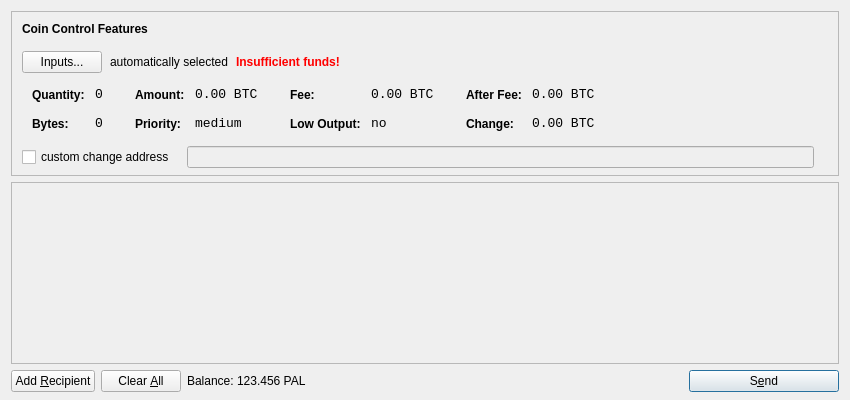
<?xml version="1.0" encoding="UTF-8"?>
<ui version="4.0">
 <class>SendCoinsDialog</class>
 <widget class="QDialog" name="SendCoinsDialog">
  <property name="geometry">
   <rect>
    <x>0</x>
    <y>0</y>
    <width>850</width>
    <height>400</height>
   </rect>
  </property>
  <property name="windowTitle">
   <string>Send Coins</string>
  </property>
  <layout class="QVBoxLayout" name="verticalLayout" stretch="0,1,0">
   <property name="bottomMargin">
    <number>8</number>
   </property>
   <item>
    <widget class="QFrame" name="frameCoinControl">
     <property name="sizePolicy">
      <sizepolicy hsizetype="Expanding" vsizetype="Expanding">
       <horstretch>0</horstretch>
       <verstretch>0</verstretch>
      </sizepolicy>
     </property>
     <property name="maximumSize">
      <size>
       <width>16777215</width>
       <height>16777215</height>
      </size>
     </property>
     <property name="frameShape">
      <enum>QFrame::StyledPanel</enum>
     </property>
     <property name="frameShadow">
      <enum>QFrame::Sunken</enum>
     </property>
     <layout class="QVBoxLayout" name="verticalLayoutCoinControl2">
      <property name="spacing">
       <number>-1</number>
      </property>
      <property name="leftMargin">
       <number>0</number>
      </property>
      <property name="topMargin">
       <number>0</number>
      </property>
      <property name="rightMargin">
       <number>0</number>
      </property>
      <property name="bottomMargin">
       <number>6</number>
      </property>
      <item>
       <layout class="QVBoxLayout" name="verticalLayoutCoinControl" stretch="0,0,0,0,1">
        <property name="spacing">
         <number>0</number>
        </property>
        <property name="leftMargin">
         <number>10</number>
        </property>
        <property name="topMargin">
         <number>10</number>
        </property>
        <item>
         <layout class="QHBoxLayout" name="horizontalLayoutCoinControl1">
          <property name="bottomMargin">
           <number>15</number>
          </property>
          <item>
           <widget class="QLabel" name="labelCoinControlFeatures">
            <property name="sizePolicy">
             <sizepolicy hsizetype="Preferred" vsizetype="Maximum">
              <horstretch>0</horstretch>
              <verstretch>0</verstretch>
             </sizepolicy>
            </property>
            <property name="font">
             <font>
              <weight>75</weight>
              <bold>true</bold>
             </font>
            </property>
            <property name="styleSheet">
             <string notr="true">font-weight:bold;</string>
            </property>
            <property name="text">
             <string>Coin Control Features</string>
            </property>
           </widget>
          </item>
         </layout>
        </item>
        <item>
         <layout class="QHBoxLayout" name="horizontalLayoutCoinControl2" stretch="0,0,0,0">
          <property name="spacing">
           <number>8</number>
          </property>
          <property name="bottomMargin">
           <number>10</number>
          </property>
          <item>
           <widget class="QPushButton" name="pushButtonCoinControl">
            <property name="styleSheet">
             <string notr="true"/>
            </property>
            <property name="text">
             <string>Inputs...</string>
            </property>
           </widget>
          </item>
          <item>
           <widget class="QLabel" name="labelCoinControlAutomaticallySelected">
            <property name="text">
             <string>automatically selected</string>
            </property>
            <property name="margin">
             <number>5</number>
            </property>
           </widget>
          </item>
          <item>
           <widget class="QLabel" name="labelCoinControlInsuffFunds">
            <property name="font">
             <font>
              <weight>75</weight>
              <bold>true</bold>
             </font>
            </property>
            <property name="styleSheet">
             <string notr="true">color:red;font-weight:bold;</string>
            </property>
            <property name="text">
             <string>Insufficient funds!</string>
            </property>
            <property name="margin">
             <number>5</number>
            </property>
           </widget>
          </item>
          <item>
           <spacer name="horizontalSpacerCoinControl">
            <property name="orientation">
             <enum>Qt::Horizontal</enum>
            </property>
            <property name="sizeHint" stdset="0">
             <size>
              <width>40</width>
              <height>1</height>
             </size>
            </property>
           </spacer>
          </item>
         </layout>
        </item>
        <item>
         <widget class="QWidget" name="widgetCoinControl" native="true">
          <property name="sizePolicy">
           <sizepolicy hsizetype="Preferred" vsizetype="Preferred">
            <horstretch>0</horstretch>
            <verstretch>0</verstretch>
           </sizepolicy>
          </property>
          <property name="minimumSize">
           <size>
            <width>0</width>
            <height>0</height>
           </size>
          </property>
          <property name="styleSheet">
           <string notr="true"/>
          </property>
          <layout class="QHBoxLayout" name="horizontalLayoutCoinControl5">
           <property name="margin">
            <number>0</number>
           </property>
           <item>
            <layout class="QHBoxLayout" name="horizontalLayoutCoinControl3" stretch="0,0,0,1">
             <property name="spacing">
              <number>20</number>
             </property>
             <property name="topMargin">
              <number>0</number>
             </property>
             <property name="bottomMargin">
              <number>10</number>
             </property>
             <item>
              <layout class="QFormLayout" name="formLayoutCoinControl1">
               <property name="horizontalSpacing">
                <number>10</number>
               </property>
               <property name="verticalSpacing">
                <number>14</number>
               </property>
               <property name="leftMargin">
                <number>10</number>
               </property>
               <property name="topMargin">
                <number>4</number>
               </property>
               <property name="rightMargin">
                <number>6</number>
               </property>
               <item row="0" column="0">
                <widget class="QLabel" name="labelCoinControlQuantityText">
                 <property name="styleSheet">
                  <string notr="true">font-weight:bold;</string>
                 </property>
                 <property name="text">
                  <string>Quantity:</string>
                 </property>
                 <property name="margin">
                  <number>0</number>
                 </property>
                </widget>
               </item>
               <item row="0" column="1">
                <widget class="QLabel" name="labelCoinControlQuantity">
                 <property name="font">
                  <font>
                   <family>Monospace</family>
                   <pointsize>10</pointsize>
                  </font>
                 </property>
                 <property name="cursor">
                  <cursorShape>IBeamCursor</cursorShape>
                 </property>
                 <property name="contextMenuPolicy">
                  <enum>Qt::ActionsContextMenu</enum>
                 </property>
                 <property name="text">
                  <string notr="true">0</string>
                 </property>
                 <property name="margin">
                  <number>0</number>
                 </property>
                 <property name="textInteractionFlags">
                  <set>Qt::LinksAccessibleByMouse|Qt::TextSelectableByKeyboard|Qt::TextSelectableByMouse</set>
                 </property>
                </widget>
               </item>
               <item row="1" column="0">
                <widget class="QLabel" name="labelCoinControlBytesText">
                 <property name="styleSheet">
                  <string notr="true">font-weight:bold;</string>
                 </property>
                 <property name="text">
                  <string>Bytes:</string>
                 </property>
                </widget>
               </item>
               <item row="1" column="1">
                <widget class="QLabel" name="labelCoinControlBytes">
                 <property name="font">
                  <font>
                   <family>Monospace</family>
                   <pointsize>10</pointsize>
                  </font>
                 </property>
                 <property name="cursor">
                  <cursorShape>IBeamCursor</cursorShape>
                 </property>
                 <property name="contextMenuPolicy">
                  <enum>Qt::ActionsContextMenu</enum>
                 </property>
                 <property name="text">
                  <string notr="true">0</string>
                 </property>
                 <property name="textInteractionFlags">
                  <set>Qt::LinksAccessibleByMouse|Qt::TextSelectableByKeyboard|Qt::TextSelectableByMouse</set>
                 </property>
                </widget>
               </item>
              </layout>
             </item>
             <item>
              <layout class="QFormLayout" name="formLayoutCoinControl2">
               <property name="horizontalSpacing">
                <number>10</number>
               </property>
               <property name="verticalSpacing">
                <number>14</number>
               </property>
               <property name="leftMargin">
                <number>6</number>
               </property>
               <property name="topMargin">
                <number>4</number>
               </property>
               <property name="rightMargin">
                <number>6</number>
               </property>
               <item row="0" column="0">
                <widget class="QLabel" name="labelCoinControlAmountText">
                 <property name="styleSheet">
                  <string notr="true">font-weight:bold;</string>
                 </property>
                 <property name="text">
                  <string>Amount:</string>
                 </property>
                 <property name="margin">
                  <number>0</number>
                 </property>
                </widget>
               </item>
               <item row="0" column="1">
                <widget class="QLabel" name="labelCoinControlAmount">
                 <property name="font">
                  <font>
                   <family>Monospace</family>
                   <pointsize>10</pointsize>
                  </font>
                 </property>
                 <property name="cursor">
                  <cursorShape>IBeamCursor</cursorShape>
                 </property>
                 <property name="contextMenuPolicy">
                  <enum>Qt::ActionsContextMenu</enum>
                 </property>
                 <property name="text">
                  <string notr="true">0.00 BTC</string>
                 </property>
                 <property name="textInteractionFlags">
                  <set>Qt::LinksAccessibleByMouse|Qt::TextSelectableByKeyboard|Qt::TextSelectableByMouse</set>
                 </property>
                </widget>
               </item>
               <item row="1" column="0">
                <widget class="QLabel" name="labelCoinControlPriorityText">
                 <property name="styleSheet">
                  <string notr="true">font-weight:bold;</string>
                 </property>
                 <property name="text">
                  <string>Priority:</string>
                 </property>
                </widget>
               </item>
               <item row="1" column="1">
                <widget class="QLabel" name="labelCoinControlPriority">
                 <property name="font">
                  <font>
                   <family>Monospace</family>
                   <pointsize>10</pointsize>
                  </font>
                 </property>
                 <property name="cursor">
                  <cursorShape>IBeamCursor</cursorShape>
                 </property>
                 <property name="contextMenuPolicy">
                  <enum>Qt::ActionsContextMenu</enum>
                 </property>
                 <property name="text">
                  <string>medium</string>
                 </property>
                 <property name="textInteractionFlags">
                  <set>Qt::LinksAccessibleByMouse|Qt::TextSelectableByKeyboard|Qt::TextSelectableByMouse</set>
                 </property>
                </widget>
               </item>
              </layout>
             </item>
             <item>
              <layout class="QFormLayout" name="formLayoutCoinControl3">
               <property name="horizontalSpacing">
                <number>10</number>
               </property>
               <property name="verticalSpacing">
                <number>14</number>
               </property>
               <property name="leftMargin">
                <number>6</number>
               </property>
               <property name="topMargin">
                <number>4</number>
               </property>
               <property name="rightMargin">
                <number>6</number>
               </property>
               <item row="0" column="0">
                <widget class="QLabel" name="labelCoinControlFeeText">
                 <property name="styleSheet">
                  <string notr="true">font-weight:bold;</string>
                 </property>
                 <property name="text">
                  <string>Fee:</string>
                 </property>
                 <property name="margin">
                  <number>0</number>
                 </property>
                </widget>
               </item>
               <item row="0" column="1">
                <widget class="QLabel" name="labelCoinControlFee">
                 <property name="font">
                  <font>
                   <family>Monospace</family>
                   <pointsize>10</pointsize>
                  </font>
                 </property>
                 <property name="cursor">
                  <cursorShape>IBeamCursor</cursorShape>
                 </property>
                 <property name="contextMenuPolicy">
                  <enum>Qt::ActionsContextMenu</enum>
                 </property>
                 <property name="text">
                  <string notr="true">0.00 BTC</string>
                 </property>
                 <property name="textInteractionFlags">
                  <set>Qt::LinksAccessibleByMouse|Qt::TextSelectableByKeyboard|Qt::TextSelectableByMouse</set>
                 </property>
                </widget>
               </item>
               <item row="1" column="0">
                <widget class="QLabel" name="labelCoinControlLowOutputText">
                 <property name="styleSheet">
                  <string notr="true">font-weight:bold;</string>
                 </property>
                 <property name="text">
                  <string>Low Output:</string>
                 </property>
                </widget>
               </item>
               <item row="1" column="1">
                <widget class="QLabel" name="labelCoinControlLowOutput">
                 <property name="font">
                  <font>
                   <family>Monospace</family>
                   <pointsize>10</pointsize>
                  </font>
                 </property>
                 <property name="cursor">
                  <cursorShape>IBeamCursor</cursorShape>
                 </property>
                 <property name="contextMenuPolicy">
                  <enum>Qt::ActionsContextMenu</enum>
                 </property>
                 <property name="text">
                  <string>no</string>
                 </property>
                 <property name="textInteractionFlags">
                  <set>Qt::LinksAccessibleByMouse|Qt::TextSelectableByKeyboard|Qt::TextSelectableByMouse</set>
                 </property>
                </widget>
               </item>
              </layout>
             </item>
             <item>
              <layout class="QFormLayout" name="formLayoutCoinControl4">
               <property name="horizontalSpacing">
                <number>10</number>
               </property>
               <property name="verticalSpacing">
                <number>14</number>
               </property>
               <property name="leftMargin">
                <number>6</number>
               </property>
               <property name="topMargin">
                <number>4</number>
               </property>
               <property name="rightMargin">
                <number>6</number>
               </property>
               <item row="0" column="0">
                <widget class="QLabel" name="labelCoinControlAfterFeeText">
                 <property name="styleSheet">
                  <string notr="true">font-weight:bold;</string>
                 </property>
                 <property name="text">
                  <string>After Fee:</string>
                 </property>
                 <property name="margin">
                  <number>0</number>
                 </property>
                </widget>
               </item>
               <item row="0" column="1">
                <widget class="QLabel" name="labelCoinControlAfterFee">
                 <property name="font">
                  <font>
                   <family>Monospace</family>
                   <pointsize>10</pointsize>
                  </font>
                 </property>
                 <property name="cursor">
                  <cursorShape>IBeamCursor</cursorShape>
                 </property>
                 <property name="contextMenuPolicy">
                  <enum>Qt::ActionsContextMenu</enum>
                 </property>
                 <property name="text">
                  <string notr="true">0.00 BTC</string>
                 </property>
                 <property name="textInteractionFlags">
                  <set>Qt::LinksAccessibleByMouse|Qt::TextSelectableByKeyboard|Qt::TextSelectableByMouse</set>
                 </property>
                </widget>
               </item>
               <item row="1" column="0">
                <widget class="QLabel" name="labelCoinControlChangeText">
                 <property name="styleSheet">
                  <string notr="true">font-weight:bold;</string>
                 </property>
                 <property name="text">
                  <string>Change:</string>
                 </property>
                </widget>
               </item>
               <item row="1" column="1">
                <widget class="QLabel" name="labelCoinControlChange">
                 <property name="font">
                  <font>
                   <family>Monospace</family>
                   <pointsize>10</pointsize>
                  </font>
                 </property>
                 <property name="cursor">
                  <cursorShape>IBeamCursor</cursorShape>
                 </property>
                 <property name="contextMenuPolicy">
                  <enum>Qt::ActionsContextMenu</enum>
                 </property>
                 <property name="text">
                  <string notr="true">0.00 BTC</string>
                 </property>
                 <property name="textInteractionFlags">
                  <set>Qt::LinksAccessibleByMouse|Qt::TextSelectableByKeyboard|Qt::TextSelectableByMouse</set>
                 </property>
                </widget>
               </item>
              </layout>
             </item>
            </layout>
           </item>
          </layout>
         </widget>
        </item>
        <item>
         <layout class="QHBoxLayout" name="horizontalLayoutCoinControl4" stretch="0,0,0">
          <property name="spacing">
           <number>12</number>
          </property>
          <property name="sizeConstraint">
           <enum>QLayout::SetDefaultConstraint</enum>
          </property>
          <property name="topMargin">
           <number>5</number>
          </property>
          <property name="rightMargin">
           <number>5</number>
          </property>
          <item>
           <widget class="QCheckBox" name="checkBoxCoinControlChange">
            <property name="text">
             <string>custom change address</string>
            </property>
           </widget>
          </item>
          <item>
           <widget class="QLineEdit" name="lineEditCoinControlChange">
            <property name="enabled">
             <bool>false</bool>
            </property>
            <property name="sizePolicy">
             <sizepolicy hsizetype="Expanding" vsizetype="Fixed">
              <horstretch>0</horstretch>
              <verstretch>0</verstretch>
             </sizepolicy>
            </property>
           </widget>
          </item>
          <item>
           <widget class="QLabel" name="labelCoinControlChangeLabel">
            <property name="sizePolicy">
             <sizepolicy hsizetype="Preferred" vsizetype="Expanding">
              <horstretch>0</horstretch>
              <verstretch>0</verstretch>
             </sizepolicy>
            </property>
            <property name="minimumSize">
             <size>
              <width>0</width>
              <height>0</height>
             </size>
            </property>
            <property name="text">
             <string/>
            </property>
            <property name="margin">
             <number>3</number>
            </property>
           </widget>
          </item>
         </layout>
        </item>
        <item>
         <spacer name="verticalSpacerCoinControl">
          <property name="orientation">
           <enum>Qt::Vertical</enum>
          </property>
          <property name="sizeHint" stdset="0">
           <size>
            <width>800</width>
            <height>1</height>
           </size>
          </property>
         </spacer>
        </item>
       </layout>
      </item>
     </layout>
    </widget>
   </item>
   <item>
    <widget class="QScrollArea" name="scrollArea">
     <property name="widgetResizable">
      <bool>true</bool>
     </property>
     <widget class="QWidget" name="scrollAreaWidgetContents">
      <property name="geometry">
       <rect>
        <x>0</x>
        <y>0</y>
        <width>830</width>
        <height>165</height>
       </rect>
      </property>
      <layout class="QVBoxLayout" name="verticalLayout_2">
       <property name="margin">
        <number>0</number>
       </property>
       <item>
        <layout class="QVBoxLayout" name="entries">
         <property name="spacing">
          <number>6</number>
         </property>
        </layout>
       </item>
       <item>
        <spacer name="verticalSpacer">
         <property name="orientation">
          <enum>Qt::Vertical</enum>
         </property>
         <property name="sizeHint" stdset="0">
          <size>
           <width>20</width>
           <height>40</height>
          </size>
         </property>
        </spacer>
       </item>
      </layout>
     </widget>
    </widget>
   </item>
   <item>
    <layout class="QHBoxLayout" name="horizontalLayout">
     <item>
      <widget class="QPushButton" name="addButton">
       <property name="toolTip">
        <string>Send to multiple recipients at once</string>
       </property>
       <property name="text">
        <string>Add &amp;Recipient</string>
       </property>
       <property name="icon">
        <iconset resource="../bitcoin.qrc">
         <normaloff>:/icons/add</normaloff>:/icons/add</iconset>
       </property>
       <property name="autoDefault">
        <bool>false</bool>
       </property>
      </widget>
     </item>
     <item>
      <widget class="QPushButton" name="clearButton">
       <property name="sizePolicy">
        <sizepolicy hsizetype="Minimum" vsizetype="Fixed">
         <horstretch>0</horstretch>
         <verstretch>0</verstretch>
        </sizepolicy>
       </property>
       <property name="toolTip">
        <string>Remove all transaction fields</string>
       </property>
       <property name="text">
        <string>Clear &amp;All</string>
       </property>
       <property name="icon">
        <iconset resource="../bitcoin.qrc">
         <normaloff>:/icons/remove</normaloff>:/icons/remove</iconset>
       </property>
       <property name="autoRepeatDelay">
        <number>300</number>
       </property>
       <property name="autoDefault">
        <bool>false</bool>
       </property>
      </widget>
     </item>
     <item>
      <layout class="QHBoxLayout" name="horizontalLayout_2">
       <property name="spacing">
        <number>3</number>
       </property>
       <item>
        <widget class="QLabel" name="label">
         <property name="text">
          <string>Balance:</string>
         </property>
        </widget>
       </item>
       <item>
        <widget class="QLabel" name="labelBalance">
         <property name="cursor">
          <cursorShape>IBeamCursor</cursorShape>
         </property>
         <property name="text">
          <string>123.456 PAL</string>
         </property>
         <property name="textInteractionFlags">
          <set>Qt::LinksAccessibleByMouse|Qt::TextSelectableByKeyboard|Qt::TextSelectableByMouse</set>
         </property>
        </widget>
       </item>
      </layout>
     </item>
     <item>
      <spacer name="horizontalSpacer">
       <property name="orientation">
        <enum>Qt::Horizontal</enum>
       </property>
       <property name="sizeHint" stdset="0">
        <size>
         <width>40</width>
         <height>20</height>
        </size>
       </property>
      </spacer>
     </item>
     <item>
      <widget class="QPushButton" name="sendButton">
       <property name="minimumSize">
        <size>
         <width>150</width>
         <height>0</height>
        </size>
       </property>
       <property name="toolTip">
        <string>Confirm the send action</string>
       </property>
       <property name="text">
        <string>S&amp;end</string>
       </property>
       <property name="icon">
        <iconset resource="../bitcoin.qrc">
         <normaloff>:/icons/send</normaloff>:/icons/send</iconset>
       </property>
       <property name="default">
        <bool>true</bool>
       </property>
      </widget>
     </item>
    </layout>
   </item>
  </layout>
 </widget>
 <resources>
  <include location="../bitcoin.qrc"/>
 </resources>
 <connections/>
</ui>
